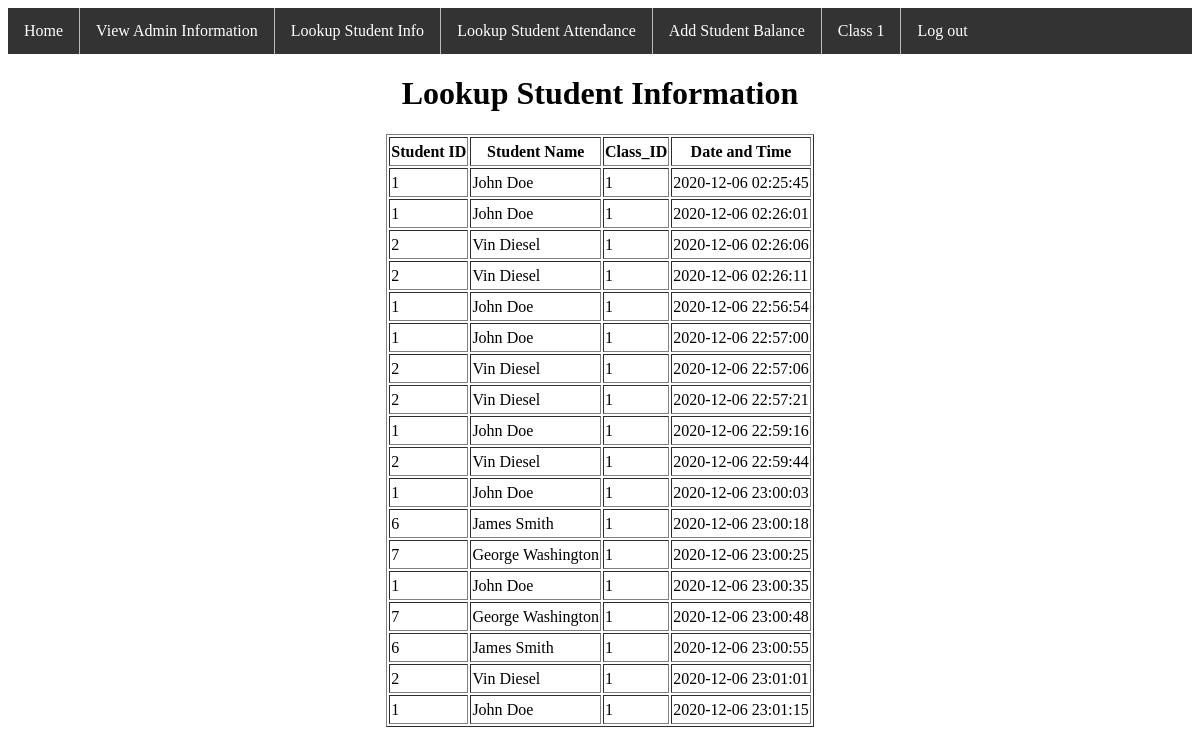
/Cen5035/admin_attendance.php, run on the app's committed database.
### tables this page shows
CREATE TABLE `Student_Log` (
  `class_id` int(11) DEFAULT NULL,
  `student_id` int(11) DEFAULT NULL,
  `RFID_timestamp` timestamp NULL DEFAULT NULL
);

CREATE TABLE `Student` (
  `student_id` int(11) NOT NULL AUTO_INCREMENT,
  `firstname` varchar(30) NOT NULL,
  `lastname` varchar(30) NOT NULL,
  `email` varchar(50) DEFAULT NULL,
  `pass_word` varchar(30) NOT NULL,
  `balance` int(11) DEFAULT '0',
  PRIMARY KEY (`student_id`)
);

### Cen5035/admin_attendance.php (the view, shortened to what this page needs)
<?php
  include('session.php');
?>
<!DOCTYPE html>
<html>
<head>
</head>
<body>
<ul>
  <li><a href="admin_index.php">Home</a></li>
  <li><a href="admin_info.php">View Admin Information</a></li>
  <li><a href="admin_lookup.php">Lookup Student Info</a></li>
  <li><a href="admin_attendance.php">Lookup Student Attendance</a></li>
  <li><a href="admin_addbal.php">Add Student Balance</a></li>
  <li><a href="admin_class1.php">Class 1</a></li>
  <li><a href="admin_logout.php">Log out</a></li>
</ul>
<?php
$query = mysqli_query($link,"select * from Student_Log INNER JOIN Student ON Student_Log.student_id=Student.student_id ");
echo '<h1 align="center">Lookup Student Information</h1>';
echo '<table border="1" align="center" style="line-height:25px;">';
echo '<tr>';
echo '<th>Student ID</th>';
echo '<th>Student Name</th>';
echo '<th>Class_ID</th>';
echo '<th>Date and Time</th>';
echo '</tr>';
 while($row = mysqli_fetch_array($query)){
 echo '<tr>';
 echo "<td>" . $row['student_id'] . "</td>";
echo "<td>" . $row['firstname'] . " " . $row['lastname'] . "</td>";
 echo "<td>" . $row['class_id'] . "</td>";
 echo "<td>" . $row['RFID_timestamp'] . "</td>";
 echo '</tr>';
 }
echo '</table>';
?>
</body>
</html>

### Cen5035/admin_attendance.php (style rules this page uses)
ul { list-style-type: none; margin: 0; padding: 0; overflow: hidden; background-color: #333; }
li { float: left; }
li a { display: block; color: white; text-align: center; padding: 14px 16px; text-decoration: none; }
li { border-right: 1px solid #bbb; }
li:last-child { border-right: none; }

### data on the page
student_log: student.student_id "1", student.firstname "John", student.lastname "Doe", class "1", RFID_timestamp "2020-12-06 02:25:45"
student_log: student.student_id "1", student.firstname "John", student.lastname "Doe", class "1", RFID_timestamp "2020-12-06 02:26:01"
student_log: student.student_id "2", student.firstname "Vin", student.lastname "Diesel", class "1", RFID_timestamp "2020-12-06 02:26:06"
student_log: student.student_id "2", student.firstname "Vin", student.lastname "Diesel", class "1", RFID_timestamp "2020-12-06 02:26:11"
student_log: student.student_id "1", student.firstname "John", student.lastname "Doe", class "1", RFID_timestamp "2020-12-06 22:56:54"
student_log: student.student_id "1", student.firstname "John", student.lastname "Doe", class "1", RFID_timestamp "2020-12-06 22:57:00"
student_log: student.student_id "2", student.firstname "Vin", student.lastname "Diesel", class "1", RFID_timestamp "2020-12-06 22:57:06"
student_log: student.student_id "2", student.firstname "Vin", student.lastname "Diesel", class "1", RFID_timestamp "2020-12-06 22:57:21"
student_log: student.student_id "1", student.firstname "John", student.lastname "Doe", class "1", RFID_timestamp "2020-12-06 22:59:16"
student_log: student.student_id "2", student.firstname "Vin", student.lastname "Diesel", class "1", RFID_timestamp "2020-12-06 22:59:44"
student_log: student.student_id "1", student.firstname "John", student.lastname "Doe", class "1", RFID_timestamp "2020-12-06 23:00:03"
student_log: student.student_id "6", student.firstname "James", student.lastname "Smith", class "1", RFID_timestamp "2020-12-06 23:00:18"
student_log: student.student_id "7", student.firstname "George", student.lastname "Washington", class "1", RFID_timestamp "2020-12-06 23:00:25"
student_log: student.student_id "1", student.firstname "John", student.lastname "Doe", class "1", RFID_timestamp "2020-12-06 23:00:35"
student_log: student.student_id "7", student.firstname "George", student.lastname "Washington", class "1", RFID_timestamp "2020-12-06 23:00:48"
student_log: student.student_id "6", student.firstname "James", student.lastname "Smith", class "1", RFID_timestamp "2020-12-06 23:00:55"
student_log: student.student_id "2", student.firstname "Vin", student.lastname "Diesel", class "1", RFID_timestamp "2020-12-06 23:01:01"
student_log: student.student_id "1", student.firstname "John", student.lastname "Doe", class "1", RFID_timestamp "2020-12-06 23:01:15"
